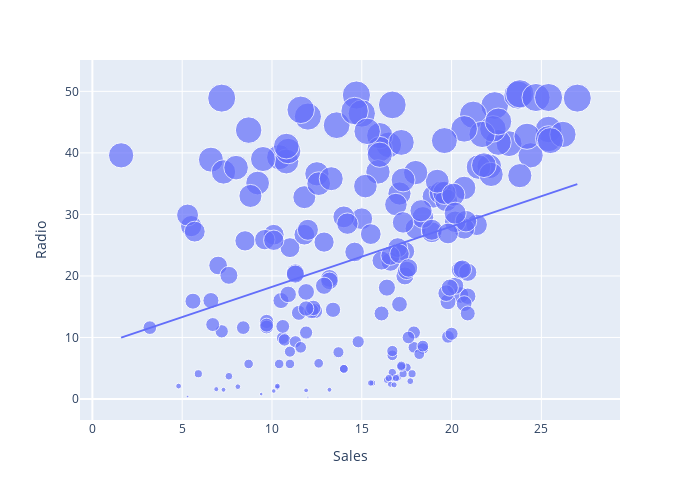

Source (notebook cell):
### Code cell
# Radio - Sales relation with scatterplot
figure = px.scatter(data_frame = data, x = "Sales", y = "Radio", size = "Radio", trendline = "ols", height = 500, width = 700)
figure.show()

### Figure 1 — Plotly figure (JSON) as saved in the notebook; plotly's stock layout.template omitted (floating-point values rounded to 4 significant figures; data arrays with more than 128 entries replaced by an {"elided": "..."} marker saying what was removed)
{"data": [{"hovertemplate": "Sales=%{x}<br>Radio=%{marker.size}<extra></extra>", "legendgroup": "", "marker": {"color": "#636efa", "size": {"elided": "200 float values"}, "sizemode": "area", "sizeref": 0.124, "symbol": "circle"}, "mode": "markers", "name": "", "orientation": "v", "showlegend": false, "type": "scatter", "x": {"elided": "200 float values"}, "xaxis": "x", "y": {"elided": "200 float values"}, "yaxis": "y"}, {"hovertemplate": "<b>OLS trendline</b><br>Radio = 0.982402 * Sales + 8.39977<br>R<sup>2</sup>=0.122242<br><br>Sales=%{x}<br>Radio=%{y} <b>(trend)</b><extra></extra>", "legendgroup": "", "marker": {"color": "#636efa", "symbol": "circle"}, "mode": "lines", "name": "", "showlegend": false, "type": "scatter", "x": {"elided": "200 float values"}, "xaxis": "x", "y": {"elided": "200 float values"}, "yaxis": "y"}], "layout": {"height": 500, "legend": {"itemsizing": "constant", "tracegroupgap": 0}, "margin": {"t": 60}, "width": 700, "xaxis": {"anchor": "y", "autorange": true, "domain": [0, 1], "range": [-0.69, 29.38], "title": {"text": "Sales"}, "type": "linear"}, "yaxis": {"anchor": "x", "autorange": true, "domain": [0, 1], "range": [-3.413, 55.1], "title": {"text": "Radio"}, "type": "linear"}}}
